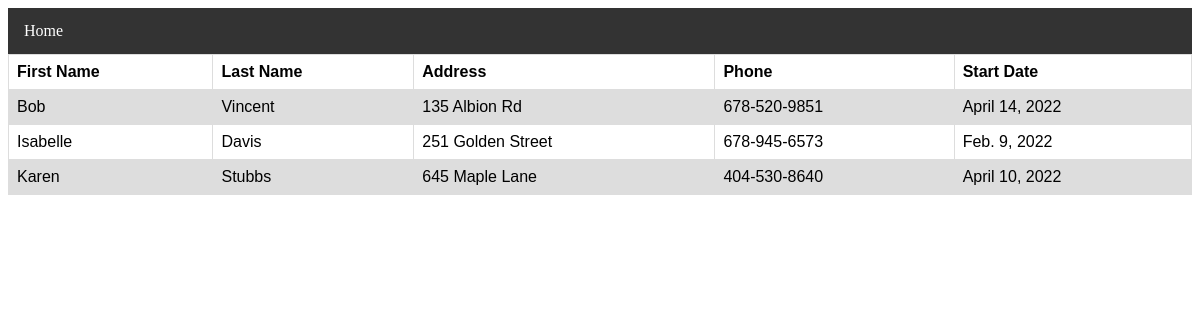
The app's page /customers/ with its own data.
### customer/models.py (models this page shows, shortened)
class Customer(models.Model):
    firstName = models.CharField(max_length=50)
    lastName = models.CharField(max_length=50)
    address = models.CharField(max_length=100)
    phone = models.CharField(max_length=12)
    startDate = models.DateField(auto_now=False, auto_now_add=False)

### customer/views.py (the view)
# urls.py: path('customers/', views.list_all_customers_view),
def list_all_customers_view(request):
    customer_objects = Customer.objects.all()
    context = {
        'customer_objects': customer_objects
    }
    return render(request, 'client/customers.html', context)

### customer/templates/client/customers.html (shortened to what this page needs)
<!DOCTYPE html>
<html lang="en">
<head>
</head>
<body>
<ul>
    <li><a class="active" href="/">Home</a></li>
</ul>
<table>
    <tr>
        <th>First Name</th>
        <th>Last Name</th>
        <th>Address</th>
        <th>Phone</th>
        <th>Start Date</th>
    </tr>
    {% for customer in customer_objects %}
    <tr>
        <td>{{ customer.firstName }}</td>
        <td>{{ customer.lastName }}</td>
        <td>{{ customer.address }}</td>
        <td>{{ customer.phone }}</td>
        <td>{{ customer.startDate }}</td>
    </tr>
    {% endfor %}
</table>
</body>
</html>

### customer/templates/client/customers.html (style rules this page uses)
table { font-family: arial, sans-serif; border-collapse: collapse; width: 100%; }
td, th { border: 1px solid #dddddd; text-align: left; padding: 8px; }
tr:nth-child(even) { background-color: #dddddd; }
ul { list-style-type: none; margin: 0; padding: 0; overflow: hidden; background-color: #333; }
li { float: left; }
li a { display: block; color: white; text-align: center; padding: 14px 16px; text-decoration: none; }

### records on screen
Customer: firstName "Bob", lastName "Vincent", address "135 Albion Rd", phone "678-520-9851", startDate "April 14, 2022"
Customer: firstName "Isabelle", lastName "Davis", address "251 Golden Street", phone "678-945-6573", startDate "Feb. 9, 2022"
Customer: firstName "Karen", lastName "Stubbs", address "645 Maple Lane", phone "404-530-8640", startDate "April 10, 2022"
